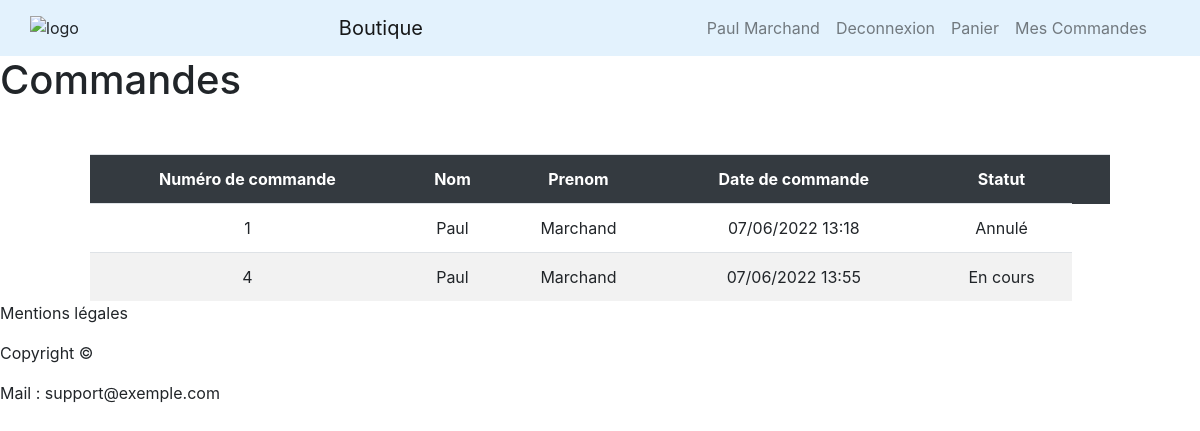
The app's page /Zip/Menuiz_Ecommerce/mescommandes.php (signed in) with its own data.
### tables this page shows
CREATE TABLE `t_d_orderheader_ohr` (
  `OHR_ID` int(11) NOT NULL,
  `ADR_ID_LIV` int(11) NOT NULL,
  `ADR_ID_FAC` int(11) NOT NULL,
  `PMT_ID` int(11) NOT NULL,
  `OSS_ID` int(11) NOT NULL,
  `ETY_ID` int(11) NOT NULL,
  `USR_ID` int(11) NOT NULL,
  `OHR_NUMBER` varchar(1024) NOT NULL,
  `OHR_DATE` timestamp NOT NULL DEFAULT current_timestamp() ON UPDATE current_timestamp()
);

CREATE TABLE `t_d_user_usr` (
  `USR_ID` int(11) NOT NULL,
  `ADR_ID` int(11) DEFAULT NULL,
  `USR_MAIL` varchar(1024) NOT NULL,
  `USR_PASSWORD` varchar(1024) NOT NULL,
  `USR_FIRSTNAME` varchar(1024) NOT NULL,
  `USR_LASTNAME` varchar(1024) NOT NULL,
  `UTY_ID` int(11) DEFAULT NULL
);

CREATE TABLE `t_d_orderstatus_oss` (
  `OSS_ID` int(11) NOT NULL,
  `OSS_WORDING` varchar(1024) NOT NULL
);

### Zip/Menuiz_Ecommerce/Include/fonctions.php (called while the page is built, shortened)
<?php
function datetimeFR($datetimeSQL)
{
    return date("d/m/Y H:i", strtotime($datetimeSQL));
}

### Zip/Menuiz_Ecommerce/mescommandes.php (the view, shortened to what this page needs)
<?php
require_once __DIR__ . '/include/init.php';
$query = 'SELECT C.*,U.USR_FIRSTNAME as user_name, U.USR_LASTNAME as user_prenom
FROM T_D_ORDERHEADER_OHR C
INNER JOIN T_D_USER_USR U ON C.USR_ID = U.USR_ID where U.USR_id= ' . $_SESSION['utilisateur']['id'];
$stmt = $pdo->query($query);
$commandes = $stmt->fetchAll();
require __DIR__ . '/layout/top.php';
?>
<h1>Commandes</h1>
<table class="table_cat th_produits table table-striped">
    <tr>
        <th>Numéro de commande</th>
        <th>Nom</th>
        <th>Prenom</th>
        <th>Date de commande</th>
        <th>Statut</th>
        <th></th>
    </tr>
    <?php
    foreach ($commandes as $commande) :
    ?>
        <tr>
            <td><?= $commande['OHR_NUMBER']; ?></td>
            <td><?= $commande['user_name']; ?></td>
            <td><?= $commande['user_prenom']; ?></td>
            <td><?= datetimeFR($commande['OHR_DATE']); ?></td>
            <td>
                <?php
                $stm = $pdo->query('select OSS_ID,OSS_WORDING from T_D_ORDERSTATUS_OSS where OSS_ID= ' . $commande['OSS_ID'] . ' ');
                $commande_statut = $stm->fetchAll();
                echo $commande_statut[0]['OSS_WORDING'];
                ?>
            </td>
        </tr>
    <?php
    endforeach;
    ?>
</table>
<?php
require __DIR__ . '/layout/bottom.php';
?>

### Zip/Menuiz_Ecommerce/layout/top.php (style rules this page uses)
.table_cat { width: 85%; margin: 0 auto; margin-top: 50px; }
.table_cat th { text-align: center; color: white; background: #343a40; }
.table_cat td, .th_produits td { text-align: center }

### records on screen
t_d_orderheader_ohr: OHR_NUMBER "1", USR_ID.USR_FIRSTNAME "Paul", USR_ID.USR_LASTNAME "Marchand", OHR_DATE "07/06/2022 13:18", OSS_ID.OSS_WORDING "Annulé"
t_d_orderheader_ohr: OHR_NUMBER "4", USR_ID.USR_FIRSTNAME "Paul", USR_ID.USR_LASTNAME "Marchand", OHR_DATE "07/06/2022 13:55", OSS_ID.OSS_WORDING "En cours"

### other values on screen
getUserFullName() "Paul Marchand"
